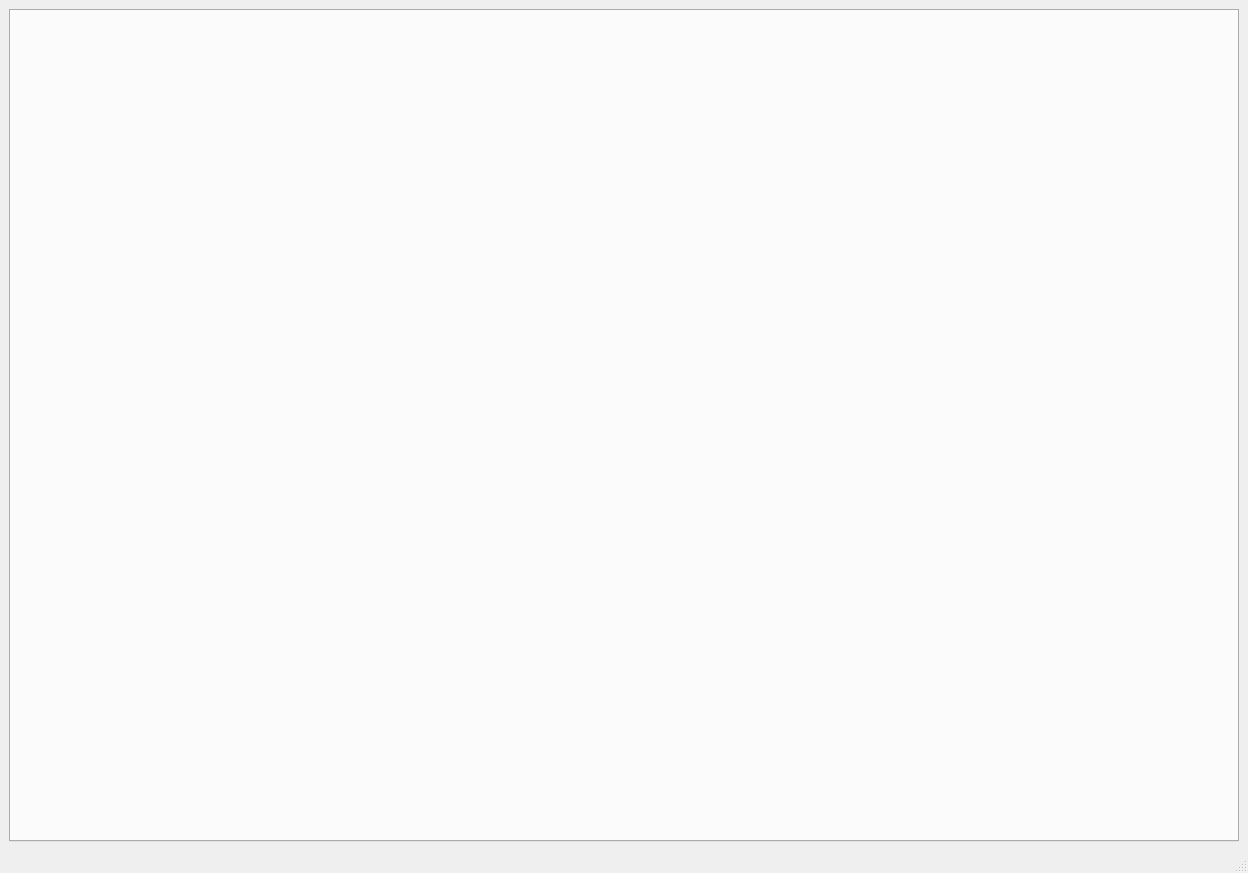
<?xml version="1.0" encoding="UTF-8"?>
<ui version="4.0">
 <class>MainWindow</class>
 <widget class="QMainWindow" name="MainWindow">
  <property name="geometry">
   <rect>
    <x>0</x>
    <y>0</y>
    <width>1248</width>
    <height>873</height>
   </rect>
  </property>
  <property name="windowTitle">
   <string>MainWindow</string>
  </property>
  <widget class="QWidget" name="centralwidget">
   <layout class="QVBoxLayout" name="verticalLayout">
    <item>
     <widget class="QTabWidget" name="Two_d_Tab">
      <property name="font">
       <font>
        <family>Arial</family>
        <pointsize>12</pointsize>
       </font>
      </property>
      <property name="currentIndex">
       <number>-1</number>
      </property>
     </widget>
    </item>
   </layout>
  </widget>
  <widget class="QMenuBar" name="menubar">
   <property name="geometry">
    <rect>
     <x>0</x>
     <y>0</y>
     <width>1248</width>
     <height>21</height>
    </rect>
   </property>
  </widget>
  <widget class="QStatusBar" name="statusbar"/>
 </widget>
 <resources/>
 <connections/>
</ui>
